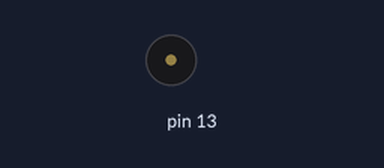
Simulated run of this sketch. Board: Arduino Uno, built with avr-gcc and run on an emulated ATmega328P. On the bench: buzzer (waves = sounding). What the sketch prints to the serial monitor is not drawn.

Above: at 9.0 s.
Timing chart, 0 to 10.5 s (numbered marks = the images above):
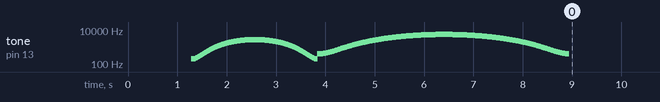

The sketch:

nanoToneSinus.ino
```cpp
int sintable[] = {
  0,0,0,0,0,0,1,1,2,3,3,4,5,6,7,8,9,10,12,13,15,16,18,19,21,23,25,26,28,30,33,35,
  37,39,41,44,46,49,51,54,56,59,61,64,67,70,72,75,78,81,84,87,90,93,96,99,102,105,108,111,115,118,121,124,
  127,130,133,136,139,143,146,149,152,155,158,161,164,167,170,173,
  176,179,182,184,187,190,193,195,198,200,203,205,208,210,213,215,
  217,219,221,224,226,228,229,231,233,235,236,238,239,241,242,244,
  245,246,247,248,249,250,251,251,252,253,253,254,254,254,254,254,
  255,254,254,254,254,254,253,253,252,251,251,250,249,248,247,246,
  245,244,242,241,239,238,236,235,233,231,229,228,226,224,221,219,
  217,215,213,210,208,205,203,200,198,195,193,190,187,184,182,179,
  176,173,170,167,164,161,158,155,152,149,146,143,139,136,133,130,
  127,124,121,118,115,111,108,105,102,99,96,93,90,87,84,81,
  78,75,72,70,67,64,61,59,56,54,51,49,46,44,41,39,
  37,35,33,30,28,26,25,23,21,19,18,16,15,13,12,10,
  9,8,7,6,5,4,3,3,2,1,1,0,0,0,0,0
};

int graj(int skala){
  int noteDuration = skala;
  for(int i=0;i<255;++i){
    int frq = (sintable[i] *skala)+(skala*20);
    tone(13, frq, noteDuration);
    delay(noteDuration);
  }


}


void setup() {
  Serial.begin(115200);
  Serial.println(1);
  graj(5);
  graj(10);
  graj(20);
}


void loop() {


}
```
